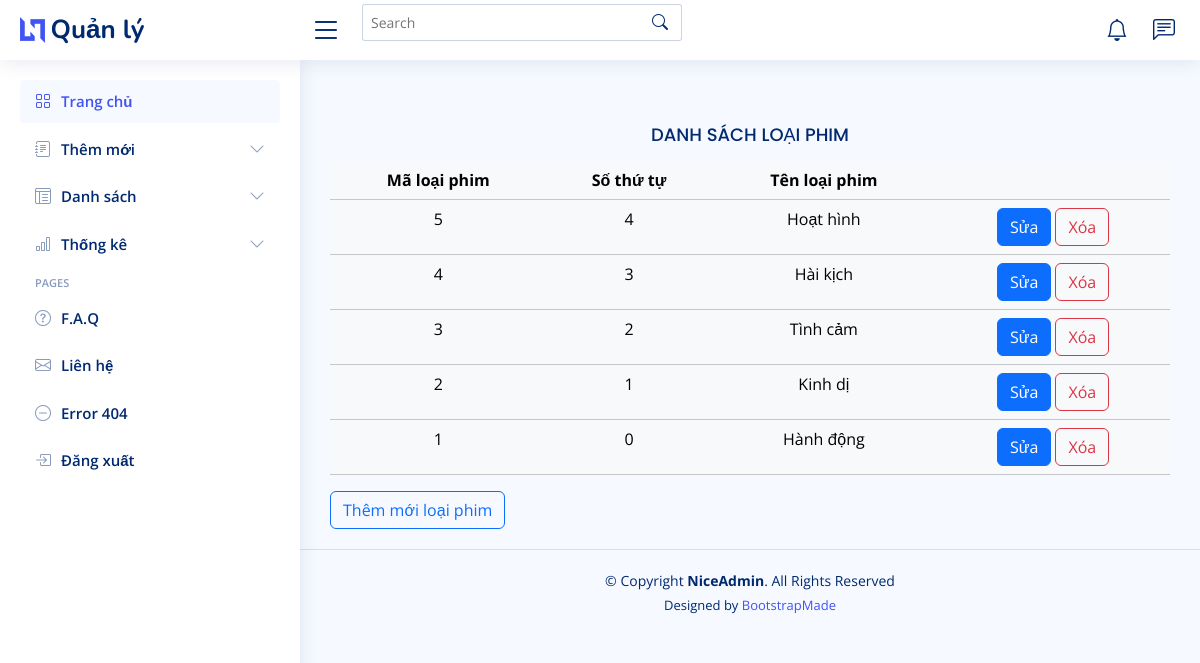
The page /admin/index.php?act=danh_sach_loai_phim (signed in) on the database its author committed.
### tables this page shows
CREATE TABLE `loai_phim` (
  `id_loaiphim` int NOT NULL,
  `STT` tinyint NOT NULL DEFAULT '0',
  `the_loai_phim` varchar(50) NOT NULL COMMENT 'Thể loại phim'
);

### model/pdo.php (called while the page is built, shortened)
<?php
function pdo_get_connection(){
    $dburl = "mysql:host=localhost;dbname=booking_movie_ticket;charset=utf8";
    $username = 'root';
    $password = '';
    $conn = new PDO($dburl, $username, $password);
    $conn->setAttribute(PDO::ATTR_ERRMODE, PDO::ERRMODE_EXCEPTION);
    return $conn;
}
function pdo_query($sql){
    $sql_args = array_slice(func_get_args(), 1);
    try{
        $conn = pdo_get_connection();
        $stmt = $conn->prepare($sql);
        $stmt->execute($sql_args);
        $rows = $stmt->fetchAll();
        return $rows;
    }
    catch(PDOException $e){
        throw $e;
    }
    finally{
        unset($conn);
    }
}

### model/loai_phim.php (called while the page is built, shortened)
<?php
require_once "pdo.php";
function loai_phim_all(){
    $sql = "SELECT * FROM loai_phim ORDER BY STT DESC";
    return pdo_query($sql);
}
?>

### admin/loai_phim/list.php (the view)
<main id="main" class="main">
    <section class="section dashboard">
        <div class="row">
            <div class="col-lg-12">
                <h5 class="card-title text-center">DANH SÁCH LOẠI PHIM</h5>
                <table class="table table-light text-center">
                    <tr>
                        <th>Mã loại phim</th>
                        <th>Số thứ tự</th>
                        <th>Tên loại phim</th>
                        <th></th>
                    </tr>
                    <?php
                    foreach ($ds_loai_phim as $ds) {
                        extract($ds);
                        $delete = "index.php?act=delete _loai_phim&id_loaiphim=" . $id_loaiphim;
                        $edit = "index.php?act=edit_loai_phim&id_loaiphim=" . $id_loaiphim;
                        echo "
                            <tr>
                                <td>$id_loaiphim</td>
                                <td>$STT</td>
                                <td>$the_loai_phim</td>
                                <td>
                                    <a class='btn btn-primary' href='$edit'>Sửa</a>
                                    <button class='btn btn-outline-danger' type='button' onclick=\"if (confirm('Bạn có chắc muốn xóa ?')) window.location.href='$delete'\">Xóa</button>
                                </td>
                            </tr>
                            ";
                    }
                    ?>
                </table>
                <a class="btn btn-outline-primary" href="index.php?act=them_moi_loai_phim">Thêm mới loại phim</a>
            </div>
    </section>
</main>

### admin/layout_admin/assets/css/style.css (style rules this page uses)
:root { scroll-behavior: smooth; }
body { font-family: "Open Sans", sans-serif; background: #f6f9ff; color: #444444; }
a { color: #4154f1; text-decoration: none; }
h1, h2, h3, h4, h5, h6 { font-family: "Nunito", sans-serif; }
#main { margin-top: 60px; padding: 20px 30px; transition: all 0.3s; }
.card-title { padding: 20px 0 15px 0; font-size: 18px; font-weight: 500; color: #012970; font-family: "Poppins", sans-serif; }
@media (min-width: 1200px) { #main, #footer { margin-left: 300px; } }

### rows shown on the page
loai_phim: id_loaiphim "5", STT "4", the_loai_phim "Hoạt hình"
loai_phim: id_loaiphim "4", STT "3", the_loai_phim "Hài kịch"
loai_phim: id_loaiphim "3", STT "2", the_loai_phim "Tình cảm"
loai_phim: id_loaiphim "2", STT "1", the_loai_phim "Kinh dị"
loai_phim: id_loaiphim "1", STT "0", the_loai_phim "Hành động"
